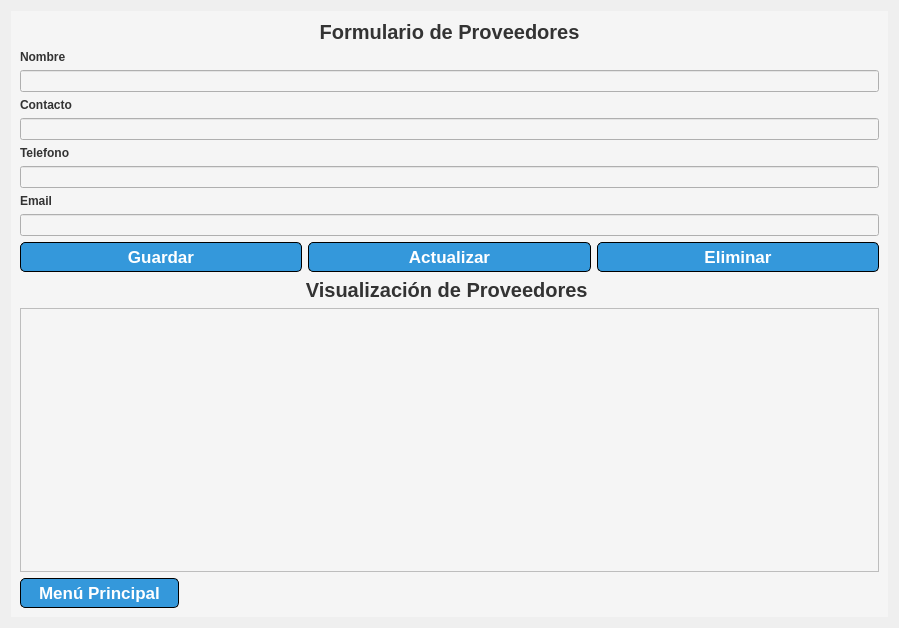
<?xml version="1.0" encoding="UTF-8"?>
<ui version="4.0">
 <class>Proveedores</class>
 <widget class="QDialog" name="Proveedores">
  <property name="geometry">
   <rect>
    <x>0</x>
    <y>0</y>
    <width>899</width>
    <height>628</height>
   </rect>
  </property>
  <property name="windowTitle">
   <string>Dialog</string>
  </property>
  <layout class="QGridLayout" name="gridLayout">
   <item row="0" column="0">
    <widget class="QStackedWidget" name="stackedWidget">
     <property name="styleSheet">
      <string notr="true">QWidget {
    font-family: Arial, sans-serif;
    background-color: #f5f5f5;  /* Light gray background for the form */
    color: #333;                /* Dark text color */
}

QLabel {
    font-weight: bold;          /* Bold labels for field names */
}
</string>
     </property>
     <property name="currentIndex">
      <number>0</number>
     </property>
     <widget class="QWidget" name="page">
      <layout class="QVBoxLayout" name="verticalLayout_6">
       <item>
        <widget class="QLabel" name="label">
         <property name="font">
          <font>
           <family>Arial</family>
           <pointsize>15</pointsize>
           <bold>true</bold>
          </font>
         </property>
         <property name="text">
          <string>Formulario de Proveedores</string>
         </property>
         <property name="alignment">
          <set>Qt::AlignmentFlag::AlignCenter</set>
         </property>
        </widget>
       </item>
       <item>
        <layout class="QVBoxLayout" name="verticalLayout_4">
         <item>
          <layout class="QVBoxLayout" name="verticalLayout">
           <item>
            <widget class="QLabel" name="label_2">
             <property name="text">
              <string>Nombre</string>
             </property>
            </widget>
           </item>
           <item>
            <widget class="QLineEdit" name="lineEdit"/>
           </item>
          </layout>
         </item>
         <item>
          <layout class="QVBoxLayout" name="verticalLayout_2">
           <item>
            <widget class="QLabel" name="label_3">
             <property name="text">
              <string>Contacto</string>
             </property>
            </widget>
           </item>
           <item>
            <widget class="QLineEdit" name="lineEdit_2"/>
           </item>
          </layout>
         </item>
         <item>
          <widget class="QLabel" name="label_5">
           <property name="text">
            <string>Telefono</string>
           </property>
          </widget>
         </item>
         <item>
          <widget class="QLineEdit" name="lineEdit_4"/>
         </item>
        </layout>
       </item>
       <item>
        <layout class="QVBoxLayout" name="verticalLayout_3">
         <item>
          <widget class="QLabel" name="label_4">
           <property name="text">
            <string>Email</string>
           </property>
          </widget>
         </item>
         <item>
          <widget class="QLineEdit" name="lineEdit_3"/>
         </item>
        </layout>
       </item>
       <item>
        <layout class="QHBoxLayout" name="horizontalLayout">
         <item>
          <widget class="QPushButton" name="guardarProveedorBtn">
           <property name="font">
            <font>
             <family>Arial</family>
             <pointsize>13</pointsize>
             <bold>true</bold>
            </font>
           </property>
           <property name="styleSheet">
            <string notr="true">QPushButton {
	background-color: #3498db;     
    color: white;                  
    border-radius: 5px;       
   	border: 1px solid black;
    padding: 4px 18px;
}
QPushButton:hover {
    background-color: #2980b9;
    border: 1px solid #ffffff;
}
QPushButton:pressed {
    background-color: #1c6692;
}</string>
           </property>
           <property name="text">
            <string>Guardar</string>
           </property>
          </widget>
         </item>
         <item>
          <widget class="QPushButton" name="actualizarProveedorBtn">
           <property name="font">
            <font>
             <family>Arial</family>
             <pointsize>13</pointsize>
             <bold>true</bold>
            </font>
           </property>
           <property name="styleSheet">
            <string notr="true">QPushButton {
	background-color: #3498db;     
    color: white;                  
    border-radius: 5px;       
   	border: 1px solid black;
    padding: 4px 18px;
}
QPushButton:hover {
    background-color: #2980b9;
    border: 1px solid #ffffff;
}
QPushButton:pressed {
    background-color: #1c6692;
}</string>
           </property>
           <property name="text">
            <string>Actualizar</string>
           </property>
          </widget>
         </item>
         <item>
          <widget class="QPushButton" name="eliminarProveedorBtn">
           <property name="font">
            <font>
             <family>Arial</family>
             <pointsize>13</pointsize>
             <bold>true</bold>
            </font>
           </property>
           <property name="styleSheet">
            <string notr="true">QPushButton {
	background-color: #3498db;     
    color: white;                  
    border-radius: 5px;       
   	border: 1px solid black;
    padding: 4px 18px;
}
QPushButton:hover {
    background-color: #2980b9;
    border: 1px solid #ffffff;
}
QPushButton:pressed {
    background-color: #1c6692;
}</string>
           </property>
           <property name="text">
            <string>Eliminar</string>
           </property>
          </widget>
         </item>
        </layout>
       </item>
       <item>
        <layout class="QVBoxLayout" name="verticalLayout_5">
         <item>
          <widget class="QLabel" name="label_6">
           <property name="font">
            <font>
             <family>Arial</family>
             <pointsize>15</pointsize>
             <bold>true</bold>
            </font>
           </property>
           <property name="text">
            <string>Visualización de Proveedores </string>
           </property>
           <property name="alignment">
            <set>Qt::AlignmentFlag::AlignCenter</set>
           </property>
          </widget>
         </item>
         <item>
          <widget class="QTableView" name="tableViewProveedores">
           <property name="frameShape">
            <enum>QFrame::Shape::StyledPanel</enum>
           </property>
           <property name="verticalScrollBarPolicy">
            <enum>Qt::ScrollBarPolicy::ScrollBarAsNeeded</enum>
           </property>
           <property name="horizontalScrollBarPolicy">
            <enum>Qt::ScrollBarPolicy::ScrollBarAsNeeded</enum>
           </property>
           <property name="sizeAdjustPolicy">
            <enum>QAbstractScrollArea::SizeAdjustPolicy::AdjustToContents</enum>
           </property>
          </widget>
         </item>
        </layout>
       </item>
       <item>
        <layout class="QHBoxLayout" name="horizontalLayout_2">
         <item>
          <widget class="QPushButton" name="menuPrincipalBtn">
           <property name="font">
            <font>
             <family>Arial</family>
             <pointsize>13</pointsize>
             <bold>true</bold>
            </font>
           </property>
           <property name="styleSheet">
            <string notr="true">QPushButton {
	background-color: #3498db;     
    color: white;                  
    border-radius: 5px;       
   	border: 1px solid black;
    padding: 4px 18px;
}
QPushButton:hover {
    background-color: #2980b9;
    border: 1px solid #ffffff;
}
QPushButton:pressed {
    background-color: #1c6692;
}</string>
           </property>
           <property name="text">
            <string>Menú Principal</string>
           </property>
          </widget>
         </item>
         <item>
          <spacer name="horizontalSpacer">
           <property name="orientation">
            <enum>Qt::Orientation::Horizontal</enum>
           </property>
           <property name="sizeHint" stdset="0">
            <size>
             <width>40</width>
             <height>20</height>
            </size>
           </property>
          </spacer>
         </item>
        </layout>
       </item>
      </layout>
     </widget>
     <widget class="QWidget" name="page_2"/>
    </widget>
   </item>
  </layout>
 </widget>
 <resources/>
 <connections/>
</ui>
